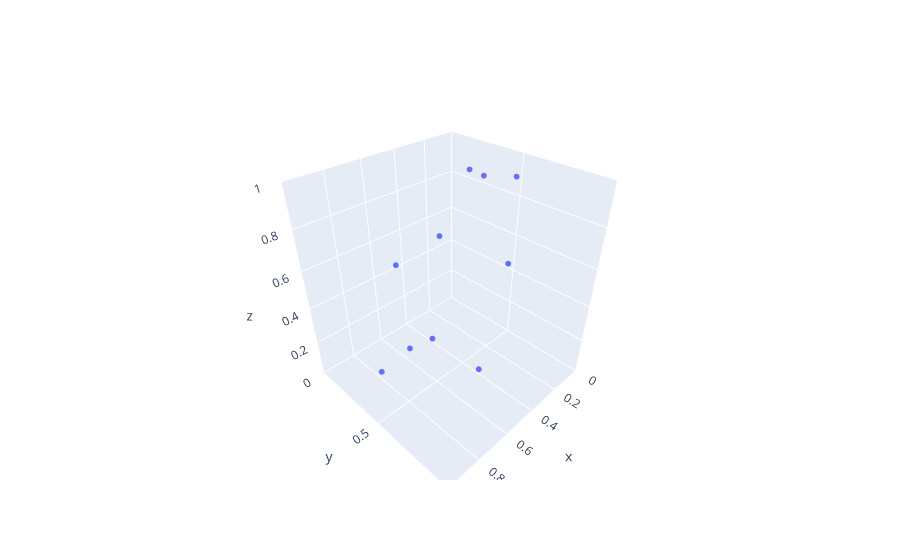

Notebook code for this chart:
### Code cell
fig = go.Figure(data=[go.Scatter3d(x=x_3d, y=y_3d, z=z_3d,
                                   mode='markers',
                                          marker=dict(
                                          size=2))])

fig.update_layout(
        scene = dict(
          xaxis=dict(range=[0, x_max], autorange=False),
          yaxis=dict(range=[0, y_max], autorange=False),
          zaxis=dict(range=[0, z_max], autorange=False),
        ))

fig.show()

### Figure 1 — Plotly figure (JSON) as saved in the notebook; plotly's stock layout.template omitted (floating-point values rounded to 4 significant figures)
{"data": [{"marker": {"size": 2}, "mode": "markers", "type": "scatter3d", "x": [0.1076, 0.05094, 0.4222, 0.4696, 0.2816, 0.4894, 0.8729, 0.2911, 0.6359, 0.4357], "y": [0.2419, 0.5059, 0.6442, 0.03236, 0.1928, 0.8335, 0.3901, 0.5037, 0.3252, 0.2855], "z": [0.8903, 0.9059, 0.05775, 0.4333, 0.5867, 0.7607, 0.1713, 0.9692, 0.137, 0.06602]}], "layout": {"scene": {"xaxis": {"autorange": false, "range": [0, 1]}, "yaxis": {"autorange": false, "range": [0, 1]}, "zaxis": {"autorange": false, "range": [0, 1]}}}}
